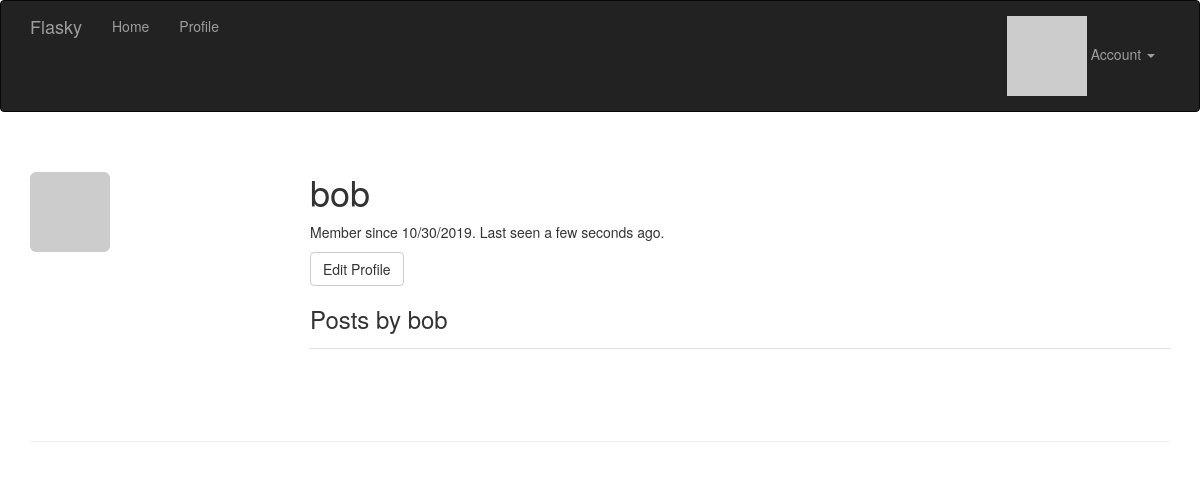
/user/bob (signed in), run on an earlier commit of the app's database.
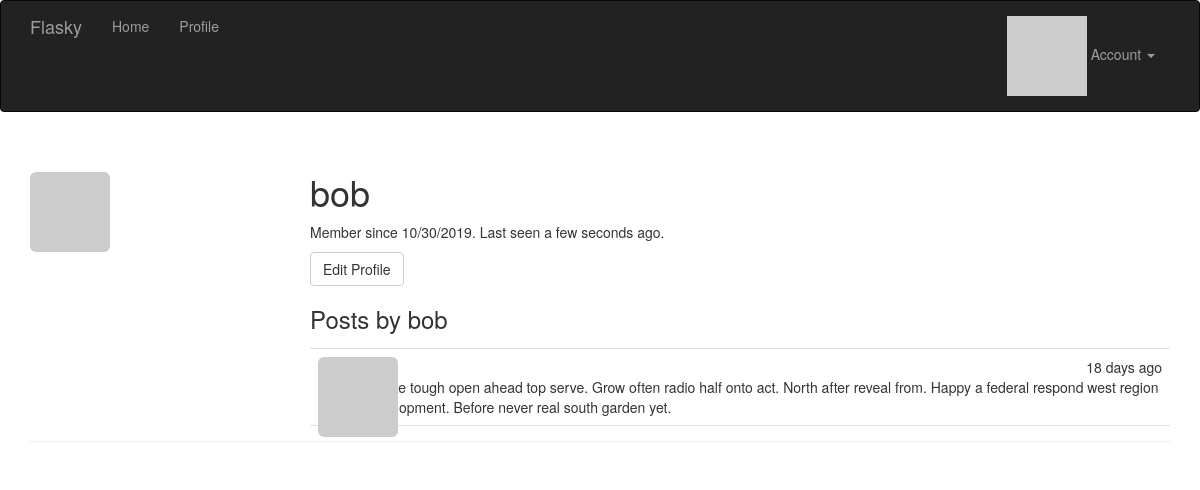
And on a later commit of the database.
### app/models.py (models this page shows, shortened)
class User(UserMixin, db.Model):
    __tablename__ = 'users'
    id = db.Column(db.Integer, primary_key=True)
    email = db.Column(db.String(64), unique=True, index=True)
    username = db.Column(db.String(64), unique=True, index=True)
    password_hash = db.Column(db.String(128))
    role_id = db.Column(db.Integer, db.ForeignKey('roles.id'))
    confirmed = db.Column(db.Boolean, default=False)
    name = db.Column(db.String(64))
    location = db.Column(db.String(64))
    about_me = db.Column(db.Text())
    member_since = db.Column(db.DateTime(), default=datetime.utcnow)
    last_seen = db.Column(db.DateTime(), default=datetime.utcnow)
    avatar_hash = db.Column(db.String(32))
    posts = db.relationship('Post', backref='author', lazy='dynamic')
    @property
    def password(self):
        raise AttributeError('password is not a readable attribute')
    def can(self, perm):
        return self.role is not None and self.role.has_permission(perm)
    def is_administrator(self):
        return self.can(Permission.ADMIN)
    def ping(self):
        self.last_seen = datetime.utcnow()
        db.session.add(self)
        db.session.commit()
    def gravatar_hash(self):
        return hashlib.md5(self.email.lower().encode('utf-8')).hexdigest()
    def gravatar(self, size=100, default='identicon', rating='g'):
        url = 'https://secure.gravatar.com/avatar'
        hash = self.avatar_hash or self.gravatar_hash()
        return '{url}/{hash}?s={size}&d={default}&r={rating}'.format(
            url=url, hash=hash, size=size, default=default, rating=rating)

class Post(db.Model):
    __tablename__ = 'posts'
    id = db.Column(db.Integer, primary_key=True)
    body = db.Column(db.Text)
    timestamp = db.Column(db.DateTime, index=True, default=datetime.utcnow)
    author_id = db.Column(db.Integer, db.ForeignKey('users.id'))

### app/main/views.py (the view)
@main.route('/user/<username>')
def user(username):
    user = User.query.filter_by(username=username).first_or_404()
    posts = user.posts.order_by(Post.timestamp.desc()).all()
    return render_template('user.html', user=user, posts=posts)

### app/auth/views.py (called while the page is built)
@auth.before_app_request
def before_request():
    if current_user.is_authenticated:
        current_user.ping()
        if not current_user.confirmed \
                and request.endpoint \
                and request.blueprint != 'auth' \
                and request.endpoint != 'static':
            return redirect(url_for('auth.unconfirmed'))

### app/main/__init__.py (called while the page is built)
@main.app_context_processor
def inject_permissions():
    return dict(Permission=Permission)

### app/models.py (called while the page is built)
@login_manager.user_loader
def load_user(user_id):
    return User.query.get(int(user_id))

    def has_permission(self, perm):
        return self.permissions & perm == perm

### app/templates/user.html (shortened to what this page needs)
{% extends "base.html" %}
{% block page_content %}
<div class="page-header">
    <img class="img-rounded profile-thumbnail" src="{{ user.gravatar(size=256) }}">
    <div class="profile-header">
        <h1>{{ user.username }}</h1>
        <p>Member since {{ moment(user.member_since).format('L') }}. Last seen {{ moment(user.last_seen).fromNow() }}.</p>
        <p>
            {% if user == current_user %}
            <a class="btn btn-default" href="{{ url_for('.edit_profile') }}">Edit Profile</a>
            {% endif %}
        </p>
        <h3>Posts by {{ user.username }}</h3>
        {% include '_posts.html' %}
    </div>
</div>
{% endblock %}

### app/templates/base.html (shortened to what this page needs)
{% extends "bootstrap/base.html" %}
{% block head %}
    {{ super() }}
    <link rel="stylesheet" type="text/css" href="{{ url_for('static', filename='styles.css') }}">
{% endblock %}
{% block navbar %}
    <div class="navbar navbar-inverse" role="navigation">
      <div class="container">
        <div class="navbar-header">
          <a class="navbar-brand" href="{{ url_for('main.index') }}">Flasky</a>
        </div>
        <div class="navbar-collapse collapse">
            <ul class="nav navbar-nav">
                <li><a href="{{ url_for('main.index') }}">Home</a></li>
                <li><a href="{{ url_for('main.user', username=current_user.username) }}">Profile</a></li>
            </ul>
            <ul class="nav navbar-nav navbar-right">
                {% if current_user.is_authenticated %}
                <li class="dropdown">
                    <a href="#" class="dropdown-toggle" data-toggle="dropdown">
                        <img src="{{ current_user.gravatar(size=18) }}">
                        Account <b class="caret"></b>
                    </a>
                </li>
                {% else %}
                <li><a href="{{ url_for('auth.login') }}">Log In</a></li>
                {% endif %}
            </ul>
        </div>
      </div>
    </div>
{% endblock %}
{% block content %}
    <div class="container">
        {% block page_content %}{% endblock %}
    </div>
{% endblock %}

### app/templates/_posts.html
<ul class="posts">
    {% for post in posts %}
    <li class="post">
        <div class="post-thumbnail">
            <a href="{{ url_for('.user', username=post.author.username) }}">
                <img class="img-rounded profile-thumbnail" src="{{ post.author.gravatar(size=40) }}">
            </a>
        </div>
        <div class="post-content">
            <div class="post-date">{{ moment(post.timestamp).fromNow() }}</div>
            <div class="post-author"><a href="{{ url_for('.user', username=post.author.username) }}">{{ post.author.username }}</a></div>
            <div class="post-body">{{ post.body }}</div>
        </div>
    </li>
    {% endfor %}
</ul>

### app/static/styles.css (style rules this page uses)
.profile-thumbnail { position: absolute; }
.profile-header { min-height: 260px; margin-left: 280px; }
ul.posts { list-style-type: none; padding: 0px; margin: 16px 0px 0px 0px; border-top: 1px solid #e0e0e0; }
ul.posts li.post { padding: 8px; border-bottom: 1px solid #e0e0e0; }
div.post-date { float: right; }
div.post-author { font-weight: bold; }
div.post-thumbnail { position: absolute; }
div.post-content { margin-left: 48px; min-height: 48px; }

What changed in the data, as far as the page shows it:
added Post: timestamp "18 days ago", body "Relate tough open ahead top serve. Grow often radio half onto act. North after reveal from. Happy a federal respond west region development. Before never real south garden yet."
